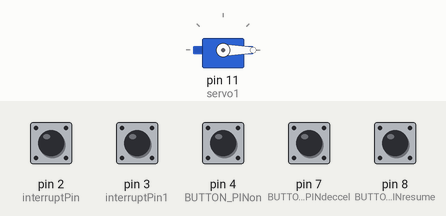
The sketch below on a simulated Arduino Uno, built with avr-gcc and run on an emulated ATmega328P. Parts: servo. The inputs (shaded band) are chosen by the test bench; at power-on: pin 2 (interruptPin), pin 3 (interruptPin1), pin 4 (BUTTON_PINon), pin 7 (BUTTON_PINdeccel), pin 8 (BUTTON_PINresume) HIGH. What the sketch prints to the serial monitor is not drawn.

Above: at 1.2 s.
1.3 s: pin 3 (interruptPin1) pulled LOW for 0.15 s
2.9 s: pin 4 (BUTTON_PINon) pulled LOW for 0.15 s
4.5 s: pin 7 (BUTTON_PINdeccel) pulled LOW for 1 s
At 5.9 s:
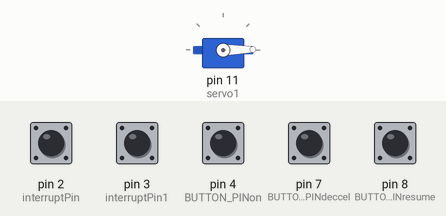
7.5 s: pin 8 (BUTTON_PINresume) pulled LOW for 1 s
10.5 s: pin 4 (BUTTON_PINon) pulled LOW for 1 s
At 11.1 s:
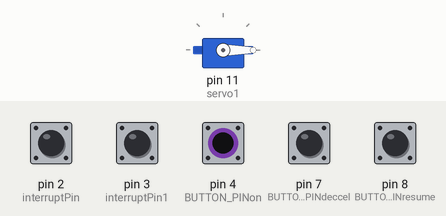
13.0 s: pin 3 (interruptPin1) pulled LOW for 1 s
Timing chart, 0 to 16.0 s (numbered marks = the images above; inputs shaded):
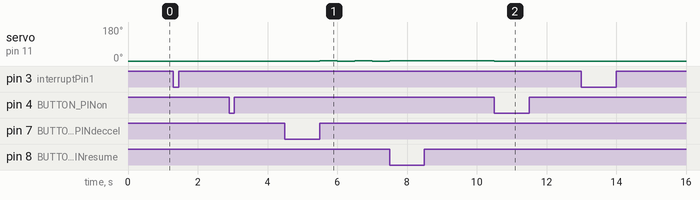

Measured:
- after the input at 1.3 s, every drawn part: stays the same
- after the input at 2.9 s, every drawn part: stays the same
- after the input at 4.5 s, servo on pin 11 (servo1): alternates 1° for 0.50 s and 0° for 0.50 s, starting after 1.0 s
- after the input at 10.5 s, servo on pin 11 (servo1): goes on until 10.5 s, then stays 0°
- after the input at 13.0 s, every drawn part: stays the same

The sketch:

Cruise.25.05.24.ino
```cpp
//version.25.05.24


#include <Arduino.h>
#include <Arduino_BuiltIn.h>
#include <Servo.h>
#include <arduino-timer.h>
#include <PID_v1.h>

#define BUTTON_PINon 4
#define BUTTON_PINdeccel 7
#define BUTTON_PINresume 8


double Setpoint, Input, Output;
double Kp = 0.3, Ki = 0.2, Kd = 0.35;
double aggKp = 0.303, aggKi = 0.22, aggKd = 0.44;
PID myPID(&Input, &Output, &Setpoint, Kp, Ki, Kd, DIRECT);

Timer<2, millis> MyTimer;
Servo servo1;
int servoPin = 11;
 int buttonONon = 0;
 int buttonONoff = 0;
 int Start = 0;
 int on = 1;
 int OnOff;
 int resume1 = 0;
 int FirstOn = 0;
 int isON;
 int Count = 0;
 int StartCount;//where we move the servo to
 int Hz, Test,ServoDeg,ServoDeg1;
 int UpBuffer, DnBuffer;
 int LowestSpeed, HighestSpeed;//cruise on  speed limits
 int SpeedLoop = 0;
 int RoadSpeed = 0;
 int SetSpeed = 0;
 int ButtonBounce = 0;//on/off button debounce
 double NewCount, Counter;


 const byte interruptPin = 2; //ABSsensor in
 const byte interruptPin1 = 3;//brake in
 volatile byte state = LOW;
 unsigned long NewMillis = 0;


void setup() {

 pinMode(BUTTON_PINon, INPUT_PULLUP);
 pinMode(BUTTON_PINresume, INPUT_PULLUP);
 pinMode(BUTTON_PINdeccel, INPUT_PULLUP);


 pinMode(interruptPin, INPUT_PULLUP);
 attachInterrupt(digitalPinToInterrupt(interruptPin), ABSsensor, FALLING);
 pinMode(interruptPin1, INPUT_PULLUP);
 attachInterrupt(digitalPinToInterrupt(interruptPin1), BRAKE, FALLING);
 Serial.begin(9600);
 servo1.attach(11);
 servo1.write(0);//move servo to 0

 Counter = 10;
 LowestSpeed = 60;
 HighestSpeed = 140;
 MyTimer.every(1000, AdjustSpeed);
 MyTimer.every(333, CruiseStatus);
 myPID.SetOutputLimits(-9, 9);

 }

bool AdjustSpeed(void*)
{
    if (isON == 1)
    {
            Setpoint = SetSpeed;//SetSpeed is desired road speed
            Input = RoadSpeed;//from ABS rotor Hz
            Output = 0;
            SpeedLoop++;

            double gap = abs(Setpoint - Input); //distance away from setpoint
            if ((gap <= 9) && (SpeedLoop > 1)) //at 114kph is about 3kph error
            {
                //we're close to setpoint, adjust speed every 2000ms
                myPID.SetTunings(Kp, Ki, Kd);
                SpeedLoop = 0;
            }
            else
            {

                if ((gap > 9) && (SpeedLoop == 1))
                {
                   //we're far from setpoint, adjust speed every 1000ms
                    // & use more aggressive tunings
                    myPID.SetTunings(aggKp, aggKi, aggKd);
                    SpeedLoop = 0;
                }
            }

            myPID.Compute();
            ServoDeg = Output;


            if (RoadSpeed < SetSpeed)
            {
                if (UpBuffer == 0)
                {
                    DnBuffer = 0;
                }

                UpBuffer++;

                switch (ServoDeg)
                {

                case 0:

                    break;

                case 1:


                    Serial.print(" +25 ");
                    Count++;
                    servo1.write(Count);
                    delay(250);
                    Count--;
                    servo1.write(Count);
                    break;

                case 2:

                    Serial.print(" +50 ");
                    Count++;
                    servo1.write(Count);
                    delay(500);
                    Count--;
                    servo1.write(Count);
                    break;

                case 3:

                    Serial.print(" +75 ");
                    Count++;
                    servo1.write(Count);
                    delay(750);
                    Count--;
                    servo1.write(Count);
                    break;


                case 4:

                    Serial.print(" +1000 ");
                    Count++;
                    servo1.write(Count);
                    delay(1000);
                    Count--;
                    servo1.write(Count);
                    break;

                default:

                    break;


                }

                if (ServoDeg > 4)//if PID output is => 5 move servo 1 degree
                {

                    ServoDeg = ServoDeg - 4;
                    Count = Count + ServoDeg;
                    servo1.write(Count);
                }


                Serial.print("Up");
                Serial.print(" ");
                Serial.print(UpBuffer);
                Serial.print(" ");
            }

            if (RoadSpeed > SetSpeed)
            {


                if (DnBuffer == 0)
                {

                    UpBuffer = 0;


                }


                DnBuffer++;


                switch (ServoDeg)
                {

                case 0:

                    break;

                case -1:

                    Serial.print(" -25 ");
                    Count--;
                    if (Count < 0)
                    {
                        Count = 0;
                    }
                    servo1.write(Count);
                    delay(250);
                    Count++;
                    servo1.write(Count);
                    break;

                case -2:

                    Serial.print(" -50 ");
                    Count--;
                    if (Count < 0)
                    {
                        Count = 0;
                    }
                    servo1.write(Count);
                    delay(500);
                    Count++;
                    servo1.write(Count);
                    break;

                case -3:

                    Serial.print(" -75 ");
                    Count--;
                    if (Count < 0)
                    {
                        Count = 0;
                    }
                    servo1.write(Count);
                    delay(750);
                    Count++;
                    servo1.write(Count);
                    break;


                case -4:

                    Serial.print(" -1000 ");
                    Count--;
                    if (Count < 0)
                    {
                        Count = 0;
                    }
                    servo1.write(Count);
                    delay(1000);
                    Count++;
                    servo1.write(Count);
                    break;

                default:


                    break;


                }


                if (ServoDeg < -4)
                {

                    ServoDeg = ServoDeg + 4;
                    ServoDeg = abs(ServoDeg);
                    Count = Count - ServoDeg;

                    if (Count < 0)
                    {
                        Count = 0;
                    }

                    servo1.write(Count);
                }


                Serial.print("Dn");
                Serial.print(" ");
                Serial.print(DnBuffer);
                Serial.print(" ");

            }


            Serial.print(ServoDeg);
            Serial.print(" ");
            Serial.print(Count);
            Serial.print(" ");
            Serial.print(SetSpeed);
            Serial.print(" ");
            Serial.print(RoadSpeed);
            Serial.println();


    }

        return true; // repeat? true
    }

bool CruiseStatus(void*)
{


    OnOff = digitalRead(BUTTON_PINon);
    int resume = digitalRead(BUTTON_PINresume);
    int deccel = digitalRead(BUTTON_PINdeccel);


    if (OnOff == 0 and buttonONoff == 1)
    {
        if (on == 1)
        {

            Start = 1;
            on = 0;


            if (resume1 == 1)
            {
                Start = 0;
            }

            if (Start == 1)
            {
                Serial.println("On");
            }

        }
        else
        {
            on = 1;
            Start = 0;
            isON = 0;
            Serial.println("OFF 1");

        }
    }


    if (Start == 1)
    {


        if (isON == 0)
        {
            //initiate cruise -


            isON = 1;
            NewCount = (RoadSpeed * .072);//we calculate where the servo should be for the given roadspeed
            Count = int(NewCount);
            servo1.write(Count);
            UpBuffer = 0;
            DnBuffer = 0;
            Serial.println("  firstON ");
            SetSpeed = RoadSpeed;
            myPID.SetMode(AUTOMATIC);


        }


    }

    if (isON == 1)
    {


    }

    if (deccel == 0 and isON == 1)
    {

        Serial.print("  deccel ");

        SetSpeed = SetSpeed - 4;
        Serial.print(SetSpeed);


    }
    if (resume == 0)
    {
        if (resume1 == 0 and Start == 0)
        {
            isON = 1;
            resume1 = 1;

            servo1.write(Count);

            Serial.println("  resume ");
            Serial.println(Count);

        }
        else
        {
            SetSpeed = SetSpeed + 4;
            Serial.println("  accel ");

        }

        Start = 1;
    }
    if (Start == 0)
    {

        Serial.print("  OFF ");
        resume1 = 0;
        isON = 0;
        servo1.write(0);//move servo to 0
        myPID.SetMode(MANUAL);
    }

    if (OnOff == 0 and resume == 0)
    {

        Test = 1;
        Serial.println("Test");

    }


    buttonONoff = OnOff;


    return true; // repeat? true
}


void ABSsensor()
{

    Hz++;
    if (millis() - NewMillis >= 500)
    {
        NewMillis = millis();
        RoadSpeed = Hz;
        Hz = 0;

    }


}
void BRAKE()
{
    Serial.println(" BRAKE ");
    buttonONoff = 1;
    on = 1;
    Start = 0;
    isON = 0;
    servo1.write(0);//move servo to 0
}

void loop()
{

    MyTimer.tick();

}
```
